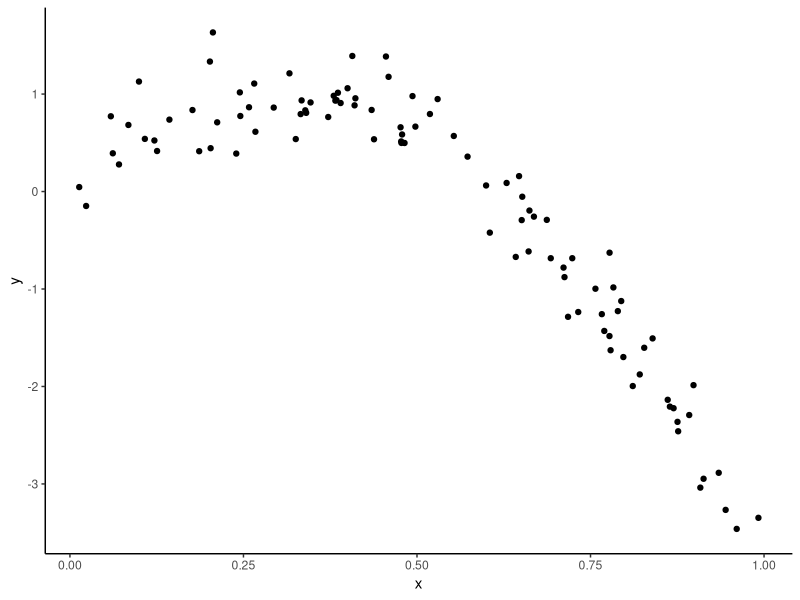
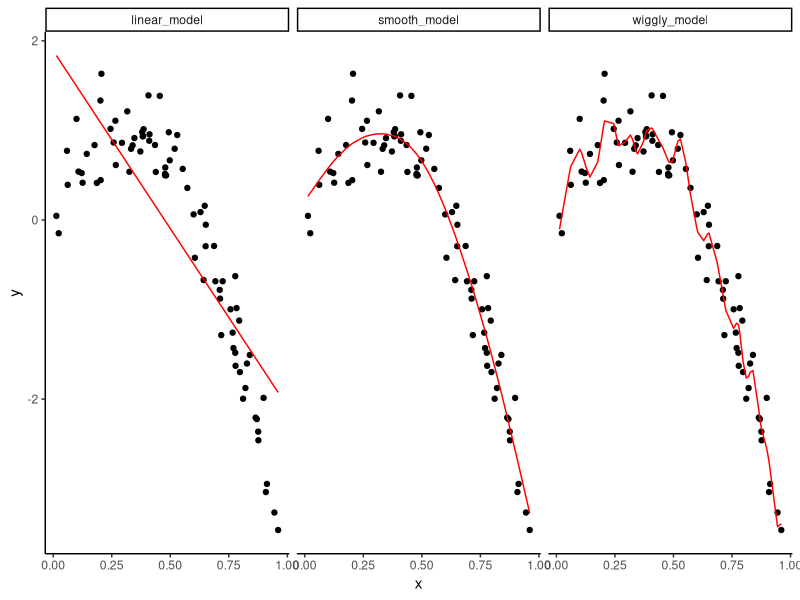

Write the R code that produced these figures, in order.
## ---- chunk 1
library(tidyverse)
library(modelr)
library(mgcv)

knitr::opts_chunk$set(
  fig.width = 6,
  fig.asp = .6,
  out.width = '90%'
)

theme_set(theme_classic() + theme(legend.position = 'bottom'))

options(
  ggplot2.continous.colour = 'viridis_d',
  ggplot2.continous.fill = 'viridis_d'
)

scalr_colour_discrete = scale_color_viridis_d
scale_fill_discrete = scale_fill_viridis_d

set.seed(1)
## ---- chunk 2
nonlin_df = 
  tibble(
    id = 1:100,
    x = runif(100, 0, 1),
    y = 1 - 10 * (x - .3) ^ 2 + rnorm(100, 0, .3)
  )
## ---- chunk 3
nonlin_df %>% 
  ggplot(aes(x = x, y = y)) + 
  geom_point()
## ---- chunk 4
train_df = sample_n(nonlin_df, size = 80)
test_df = anti_join(nonlin_df, train_df, by = 'id')
## ---- chunk 5
linear_model = lm(y ~ x, data = train_df)
smooth_model = gam(y ~ s(x), data = train_df)
wiggly_model = gam(y ~ s(x, k = 30), sp = 10e-6, data = train_df)
## ---- chunk 6
train_df %>% 
  gather_predictions(linear_model, smooth_model, wiggly_model) %>% 
  ggplot(aes(x = x, y = y)) +
  geom_point() +
  geom_line(aes(y = pred), color = 'red') +
  facet_grid(. ~ model)
## ---- chunk 7
rmse(linear_model, test_df)
rmse(smooth_model, test_df)
rmse(wiggly_model, test_df)
